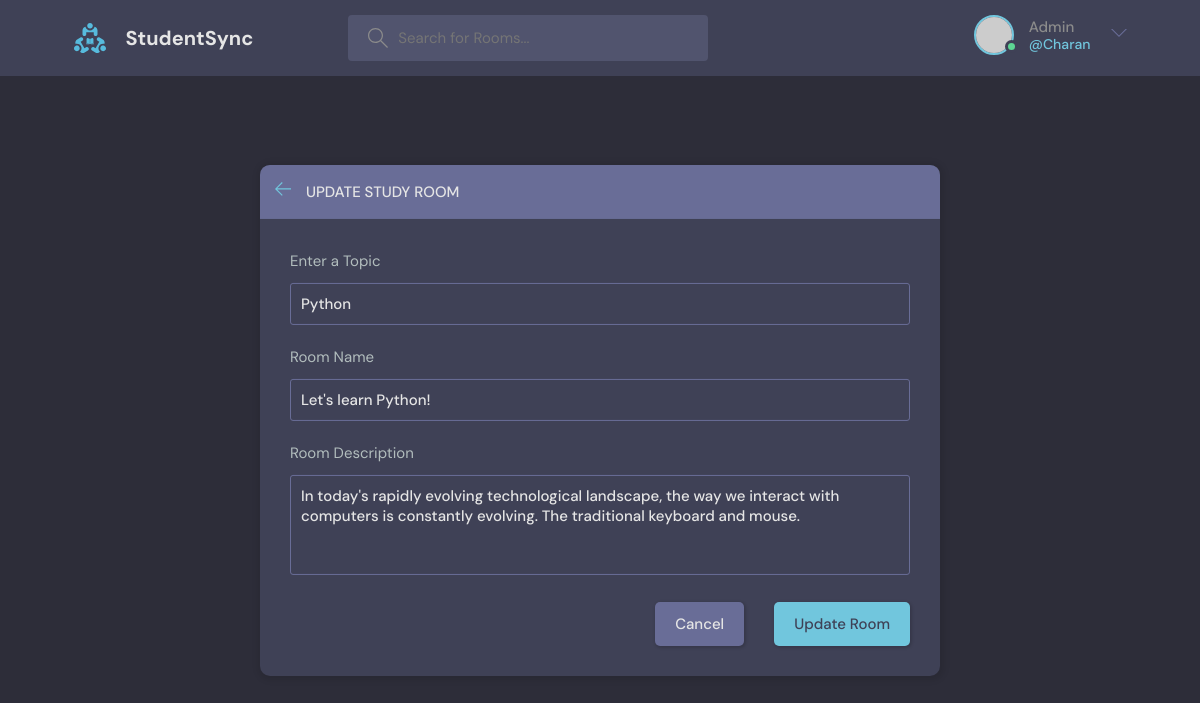
Page /update-room/7/ (signed in) on the committed database.
### base/models.py (models this page shows, shortened)
class Room(models.Model):
    host= models.ForeignKey(User,on_delete=models.SET_NULL,null=True)
    topic= models.ForeignKey(Topic,on_delete=models.SET_NULL,null=True)
    name=models.CharField(max_length=200)
    description=models.TextField(null=True,blank=True)
    participants=models.ManyToManyField(User,related_name='participants',blank=True)
    updated=models.DateTimeField(auto_now=True)
    created=models.DateTimeField(auto_now_add=True)
    class Meta:
        ordering=['-updated','-created']

class Topic(models.Model):
    name=models.CharField(max_length=200)

### base/views.py (the view, shortened to what this page needs)
# urls.py: path('update-room/<str:pk>/',views.updateRoom,name="update-room"),
@login_required(login_url='login')
def updateRoom(request, pk):
    buttonTitle="Update"
    room = Room.objects.get(id=pk)
    form = RoomForm(instance=room)
    topics= Topic.objects.all()
    if request.user != room.host:
        return HttpResponse('You are not allowed to modify!!')
    context = {"form": form,"topics":topics,"room":room,"buttonTitle":buttonTitle}
    return render(request, 'base/room_form.html', context)

### base/forms.py
class RoomForm(ModelForm):
    class Meta:
        model=Room
        fields='__all__'
        exclude=['host','participants']

### base/templates/base/room_form.html (shortened to what this page needs)
{% extends 'main.html' %} {% block content %}
<main class="create-room layout">
  <div class="container">
    <div class="layout__box">
      <div class="layout__boxHeader">
        <div class="layout__boxTitle">
          <a href="{% url 'home' %}">
            <svg
              version="1.1"
              xmlns="http://www.w3.org/2000/svg"
              width="32"
              height="32"
              viewBox="0 0 32 32"
            >
              <title>arrow-left</title>
              <path
                d="M13.723 2.286l-13.723 13.714 13.719 13.714 1.616-1.611-10.96-10.96h27.625v-2.286h-27.625l10.965-10.965-1.616-1.607z"
              ></path>
            </svg>
          </a>
          <h3>{{buttonTitle}} Study Room</h3>
        </div>
      </div>
      <div class="layout__body">
        <form class="form" action="" method="POST">
          <div class="form__group">
            <label for="room_topic">Enter a Topic</label>
            <input
              type="text"
              name="topic"
              value="{{room.topic.name}}"
              required
              list="topic-list"
            />
          </div>
          <div class="form__group">
            <label for="room_name">Room Name</label>
            {{form.name}}
          </div>
          <div class="form__group">
            <label for="room_description">Room Description</label>
            {{form.description}}
          </div>
          <div class="form__action">
            <a class="btn btn--dark" href="index.html">Cancel</a>
            <button class="btn btn--main" type="submit">
              {{buttonTitle}} Room
            </button>
          </div>
        </form>
      </div>
    </div>
  </div>
</main>
{% endblock content %}

### templates/navbar.html (shortened to what this page needs)
{% load static %}
<header class="header header--loggedIn">
  <div class="container">
    <a href="{% url 'home' %}" class="header__logo">
      <img src="{% static 'images/logo.svg' %}" />
      <h1>StudentSync</h1>
    </a>
    <form class="header__search" method="GET" action="{% url 'home' %}">
      <label>
        <input type="text" name="q" placeholder="Search for Rooms..." />
      </label>
    </form>
    <nav class="header__menu">
      {% if request.user.is_authenticated %}
      <div class="header__user">
        <a href="{% url 'profile' request.user.id %}">
          <div class="avatar avatar--medium active">
            <img src="https://randomuser.me/api/portraits/men/37.jpg" />
          </div>
          <p>{{request.user.first_name}} <span>@{{request.user.username}}</span></p>
        </a>
        <button class="dropdown-button">
          <svg version="1.1" xmlns="http://www.w3.org/2000/svg" width="32" height="32" viewBox="0 0 32 32">
            <title>chevron-down</title>
            <path d="M16 21l-13-13h-3l16 16 16-16h-3l-13 13z"></path>
          </svg>
        </button>
      </div>
      {% else %}
          <a href="{% url 'login' %}">
            <img src="{% static 'images/avatar.svg' %}" />
            <p>Login</p>
          </a>
          {% endif %}
    </nav>
  </div>
</header>

### rows in the picture
Room: topic "Python", name "Let's learn Python!", description "In today's rapidly evolving technological landscape, the way we interact with computers is constantly evolving. The traditional keyboard and mouse."

### other values in the picture
{{ request.user.first_name }} "Admin"
{{ request.user.username }} "Charan"
{{ buttonTitle }} "UPDATE"
{{ buttonTitle }} "Update"
